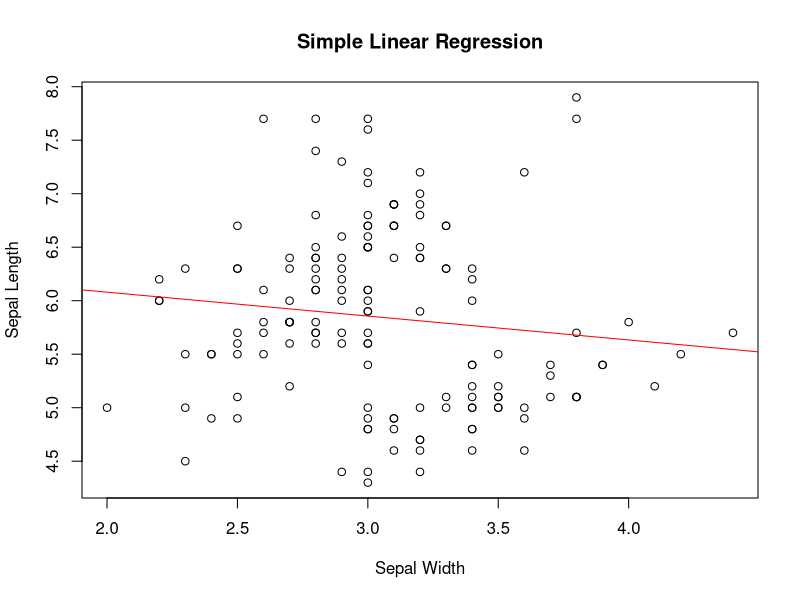

The R source for this figure:
## ---- chunk 1
knitr::opts_chunk$set(echo = TRUE)
## ---- chunk 2

# Load necessary packages
if (!requireNamespace("tidyverse", quietly = TRUE)) {
  install.packages("tidyverse")
}

# Load the data
data("iris")

# Fit a simple linear regression model
lm_model <- lm(Sepal.Length ~ Sepal.Width, data = iris)

# Display model summary
summary(lm_model)

# Plot the regression line
plot(iris$Sepal.Width, iris$Sepal.Length, main = "Simple Linear Regression", xlab = "Sepal Width", ylab = "Sepal Length")
abline(lm_model, col = "red")



